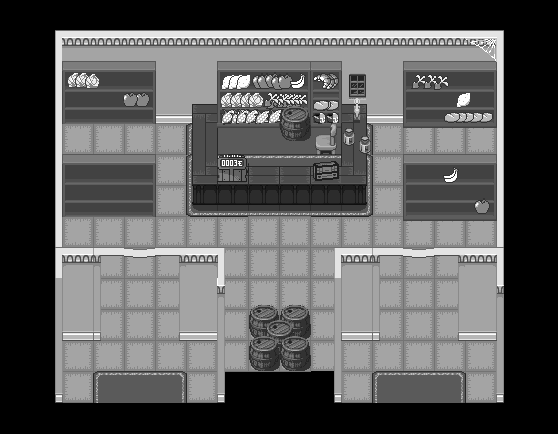

A level layout from a 2D game, rendered from its tile map. Below: a short description, then the map file with tile-grid data replaced by summaries:
An orthogonal 18x14 tile map with 31x31 px tiles, 5 tile layers (Capa de patrones 0, Capa de patrones 1, Capa de patrones 2, Capa de patrones 3, ...), 2 tilesets and 28 objects.

<map version="1.10" tiledversion="1.10.1" orientation="orthogonal" renderorder="right-down" width="18" height="14" tilewidth="31" tileheight="31" infinite="0" nextlayerid="9" nextobjectid="83">
 <tileset firstgid="1" source="OverWorld.Interiores.tsx" />
 <tileset firstgid="321" source="OverWorld.tsx" />
 <layer id="1" name="Capa de patrones 0" width="18" height="14">
  <data>[252 cells, 252 non-empty, 8 distinct tile ids]</data>
 </layer>
 <layer id="2" name="Capa de patrones 1" width="18" height="14">
  <data>[252 cells, 134 non-empty, 31 distinct tile ids]</data>
 </layer>
 <layer id="3" name="Capa de patrones 2" width="18" height="14">
  <data>[252 cells, 66 non-empty, 50 distinct tile ids]</data>
 </layer>
 <layer id="4" name="Capa de patrones 3" width="18" height="14">
  <data>[252 cells, 14 non-empty, 14 distinct tile ids]</data>
 </layer>
 <layer id="7" name="Capa de patrones 4" width="18" height="14">
  <data>[252 cells, 37 non-empty, 18 distinct tile ids]</data>
 </layer>
 <objectgroup id="5" name="Sólidos">
  <object id="52" x="186" y="93" width="31" height="124">
   <properties>
    <property name="name" value="Solid" />
   </properties>
  </object>
  <object id="53" x="217" y="155" width="155" height="62">
   <properties>
    <property name="name" value="Solid" />
   </properties>
  </object>
  <object id="54" x="341" y="93" width="31" height="62">
   <properties>
    <property name="name" value="Solid" />
   </properties>
  </object>
  <object id="55" x="403" y="62" width="93" height="62">
   <properties>
    <property name="name" value="Solid" />
   </properties>
  </object>
  <object id="56" x="403" y="155" width="93" height="62">
   <properties>
    <property name="name" value="Solid" />
   </properties>
  </object>
  <object id="57" x="62" y="62" width="93" height="62">
   <properties>
    <property name="name" value="Solid" />
   </properties>
  </object>
  <object id="58" x="62" y="155" width="93" height="62">
   <properties>
    <property name="name" value="Solid" />
   </properties>
  </object>
  <object id="59" x="186" y="310" width="31" height="92.9929">
   <properties>
    <property name="name" value="Solid" />
   </properties>
  </object>
  <object id="60" x="62" y="310" width="31" height="92.9961">
   <properties>
    <property name="name" value="Solid" />
   </properties>
  </object>
  <object id="61" x="248" y="310" width="62" height="62">
   <properties>
    <property name="name" value="Solid" />
   </properties>
  </object>
  <object id="62" x="217" y="372" width="124" height="31">
   <properties>
    <property name="name" value="Solid" />
   </properties>
  </object>
  <object id="63" x="217" y="341" width="31" height="31">
   <properties>
    <property name="name" value="Solid" />
   </properties>
  </object>
  <object id="64" x="310" y="341" width="31" height="31">
   <properties>
    <property name="name" value="Solid" />
   </properties>
  </object>
  <object id="66" x="155" y="93" width="31" height="31">
   <properties>
    <property name="name" value="Solid" />
   </properties>
  </object>
  <object id="67" x="372" y="93" width="31" height="31">
   <properties>
    <property name="name" value="Solid" />
   </properties>
  </object>
  <object id="68" x="31" y="0" width="31" height="434">
   <properties>
    <property name="name" value="Solid" />
   </properties>
  </object>
  <object id="69" x="62" y="0" width="434" height="31">
   <properties>
    <property name="name" value="Solid" />
   </properties>
  </object>
  <object id="70" x="496" y="0" width="31" height="434">
   <properties>
    <property name="name" value="Solid" />
   </properties>
  </object>
  <object id="71" x="62" y="403" width="62" height="31">
   <properties>
    <property name="name" value="Solid" />
   </properties>
  </object>
  <object id="72" x="155" y="403" width="248" height="31">
   <properties>
    <property name="name" value="Solid" />
   </properties>
  </object>
  <object id="73" x="434" y="403" width="62" height="31">
   <properties>
    <property name="name" value="Solid" />
   </properties>
  </object>
  <object id="74" x="124" y="403" width="31" height="31">
   <properties>
    <property name="name" value="ow2" />
   </properties>
  </object>
  <object id="75" x="403" y="403" width="31" height="31">
   <properties>
    <property name="name" value="ow1" />
   </properties>
  </object>
  <object id="76" x="124" y="341" width="31" height="31">
   <properties>
    <property name="name" value="Start2" />
   </properties>
  </object>
  <object id="77" x="403" y="341" width="31" height="31">
   <properties>
    <property name="name" value="Start1" />
   </properties>
  </object>
  <object id="81" x="341" y="310" width="31" height="92.9929">
   <properties>
    <property name="name" value="Solid" />
   </properties>
  </object>
  <object id="82" x="465" y="310" width="31" height="92.9929">
   <properties>
    <property name="name" value="Solid" />
   </properties>
  </object>
 </objectgroup>
 <objectgroup id="6" name="Teletransportes" />
 <objectgroup id="8" name="npc">
  <object id="80" gid="791" x="248" y="217" width="32" height="32" />
 </objectgroup>
</map>